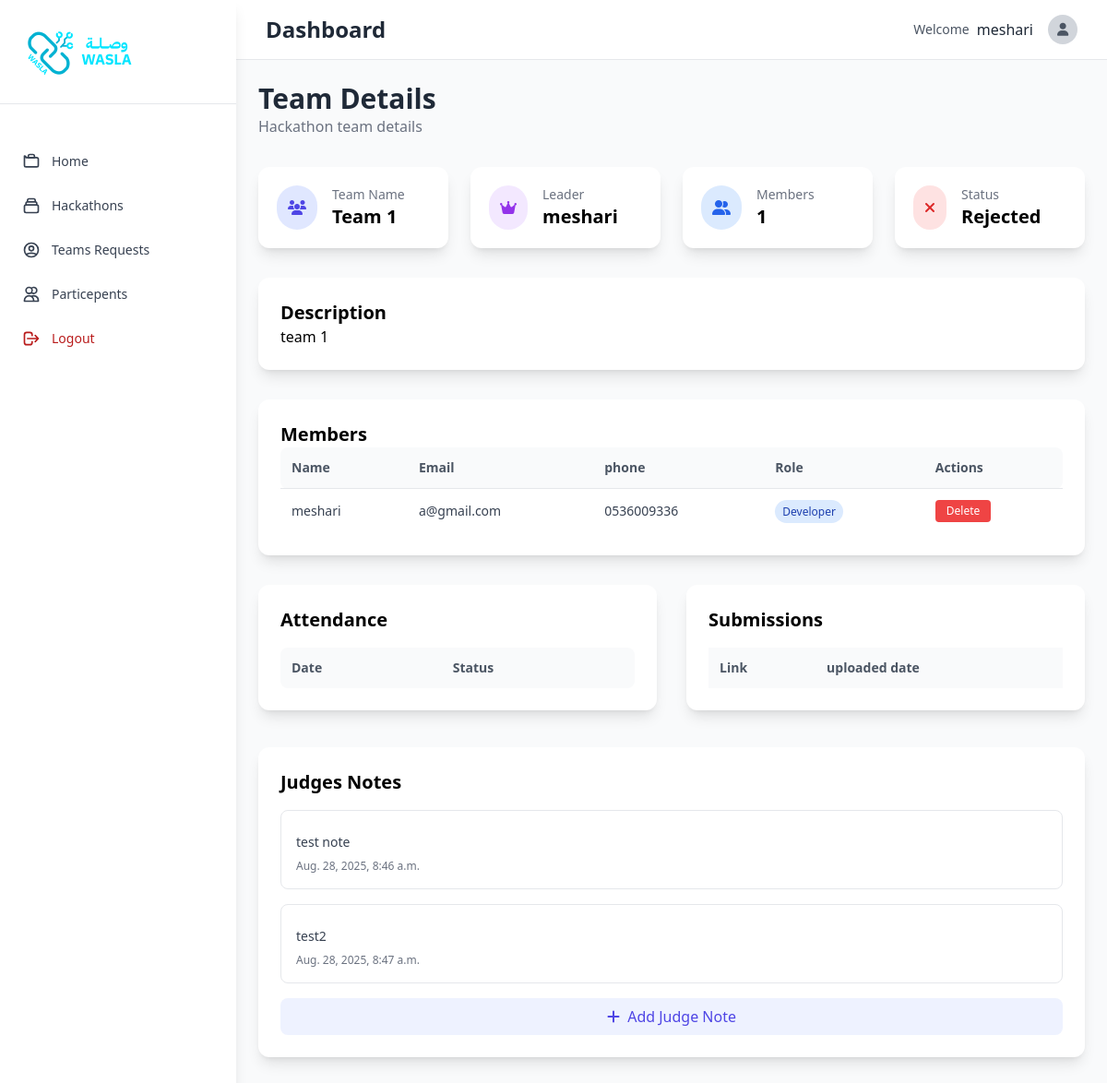
/dashboard/team_details/1/ (signed in), run on the app's committed database.
### dashboard/models.py (models this page shows, shortened)
class Team(models.Model):
    name = models.CharField(max_length=100)
    description = models.TextField()
    leader = models.ForeignKey(User, on_delete=models.CASCADE, related_name='team_leader')
    created_at = models.DateTimeField(auto_now_add=True)
    hackathon = models.ForeignKey(Hackathon, on_delete=models.CASCADE, related_name="hackathon_team")
    track = models.ForeignKey(HackathonTrack, on_delete=models.CASCADE, related_name="hackathon_track")
    status = models.CharField(choices=HackathonTeamStatusChoices.choices, max_length=100)

class TeamMember(models.Model):
     member = models.ForeignKey(User, on_delete=models.CASCADE, related_name="team_member")
     team = models.ForeignKey(Team, on_delete=models.CASCADE, related_name="team_members")

class Profile(models.Model):
    user = models.OneToOneField(User, on_delete=models.CASCADE, related_name='user_profile')
    phone_number = models.CharField(max_length=15,null=True,blank=True)
    github = models.URLField(null=True,blank=True)
    portfolio = models.URLField(null=True,blank=True)
    behance = models.URLField(null=True,blank=True)
    discord = models.CharField(max_length=100,null=True,blank=True)
    skills = models.TextField(max_length=300,null=True, blank=True)
    bio = models.TextField(max_length=500,null=True, blank=True)
    country = models.CharField(max_length=100)
    city = models.CharField(max_length=100)
    linkedin = models.URLField(null=True,blank=True)
    role = models.CharField(max_length=100,null=True,blank=True)
    account_type = models.CharField(max_length=50, choices=ACCOUNT_CHOICES, default='personal')

class JudgeNote(models.Model):
        team= models.ForeignKey(Team, on_delete=models.CASCADE, related_name="team_judges_notes")
        judge = models.ForeignKey(Judge, on_delete=models.CASCADE, related_name="team_judges_notes")
        message = models.TextField()
        created_at = models.DateTimeField(auto_now_add=True)

### dashboard/views.py (the view)
# urls.py: path('team_details/<team_id>/', views.dashboard_team_details_view, name="dashboard_team_details_view"),
def dashboard_team_details_view(request:HttpRequest,team_id:int):
    if not request.user.is_authenticated or not request.user.user_profile.account_type == 'organization':
        return redirect("accounting:accounting_signin")
    try:
        team = models.Team.objects.get(pk=team_id)
        if team:
            return render(request, 'team_details.html', {
                "team":team
            })
    except models.Team.DoesNotExist:
        messages.error(request, "Team not found", "bg-red-600")
        return redirect(request.META.get("HTTP_REFERER"))

### dashboard/templates/team_details.html (shortened to what this page needs)
{% extends 'base.html' %}
{% load static %}
{% block content %}
<main class="p-6 bg-gray-50">
  <div class="flex justify-between items-center mb-8">
    <div>
      <h1 class="text-3xl font-bold text-gray-800">Team Details</h1>
      <p class="text-gray-500">Hackathon team details</p>
    </div>
  </div>
  <div class="grid md:grid-cols-2 lg:grid-cols-4 gap-6 mb-8">
    <div class="bg-white shadow-lg rounded-xl p-5  border-indigo-500 hover:shadow-xl transition duration-300">
      <div class="flex items-center">
        <div class="bg-indigo-100 p-3 rounded-full mr-4">
          <i class="fas fa-users text-indigo-600"></i>
        </div>
        <div>
          <p class="text-gray-500 text-sm">Team Name</p>
          <h2 class="text-xl font-semibold">{{team.name}}</h2>
        </div>
      </div>
    </div>
    <div class="bg-white shadow-lg rounded-xl p-5  border-purple-500 hover:shadow-xl transition duration-300">
      <div class="flex items-center">
        <div class="bg-purple-100 p-3 rounded-full mr-4">
          <i class="fas fa-crown text-purple-600"></i>
        </div>
        <div>
          <p class="text-gray-500 text-sm">Leader</p>
          <h2 class="text-xl font-semibold">{{team.leader.first_name}} </h2>
        </div>
      </div>
    </div>
    <div class="bg-white shadow-lg rounded-xl p-5  border-blue-500 hover:shadow-xl transition duration-300">
      <div class="flex items-center">
        <div class="bg-blue-100 p-3 rounded-full mr-4">
          <i class="fas fa-user-friends text-blue-600"></i>
        </div>
        <div>
          <p class="text-gray-500 text-sm">Members</p>
          <h2 class="text-xl font-semibold">{{team.team_members.count}}</h2>
        </div>
      </div>
    </div>
    {% if team.status == "ACCEPTED" %}
    <div class="bg-white shadow-lg rounded-xl p-5 border-green-500 hover:shadow-xl transition duration-300">
      <div class="flex items-center">
        <div class="bg-green-100 p-3 rounded-full mr-4">
          <i class="fas fa-clipboard-check text-green-600"></i>
        </div>
        <div>
          <p class="text-gray-500 text-sm">Status</p>
          <h2 class="text-xl font-semibold">Accepted</h2>
        </div>
      </div>
    </div>
  {% elif team.status == "REJECTED" %}
    <div class="bg-white shadow-lg rounded-xl p-5 border-red-500 hover:shadow-xl transition duration-300">
      <div class="flex items-center">
        <div class="bg-red-100 p-3 rounded-full mr-4">
          <i class="fas fa-times text-red-600"></i>
        </div>
        <div>
          <p class="text-gray-500 text-sm">Status</p>
          <h2 class="text-xl font-semibold">Rejected</h2>
        </div>
      </div>
    </div>
  {% endif %}
  </div>
  <div class="bg-white shadow-lg rounded-xl p-6 mb-8 hover:shadow-xl transition duration-300">
      <h2 class="text-xl font-bold">Description</h2>
      <p>{{team.description}}</p>
    </div>
  <div class="bg-white shadow-lg rounded-xl p-6 mb-8 hover:shadow-xl transition duration-300">
      <h2 class="text-xl font-bold">Members</h2>
    <div class="overflow-x-auto">
      <table class="w-full text-left">
        <thead class="bg-gray-50 text-gray-600 text-sm">
          <tr>
            <th class="p-3 rounded-l-lg">Name</th>
            <th class="p-3">Email</th>
            <th class="p-3">phone</th>
            <th class="p-3">Role</th>
            <th class="p-3 rounded-r-lg">Actions</th>
          </tr>
        </thead>
        <tbody class="text-gray-700 text-sm">
          {% for member in team.team_members.all %}
          <tr class="border-t hover:bg-gray-50">
            <td class="p-3">{{member.member.first_name}}</td>
            <td class="p-3">{{member.member.email}}</td>
            <td class="p-3">{{member.member.user_profile.phone_number}}</td>
            <td class="p-3"><span class="px-2 py-1 bg-blue-100 text-blue-800 rounded-full text-xs">{{member.member.user_profile.role}}</span></td>
            <td class="p-3">
              <button onclick="confirmDelete(event, '{% url 'dashboard:dashboard_delete_team_member_view' member.id %}')"  class="px-3 py-1 bg-red-500 text-white rounded hover:bg-red-600 text-xs">Delete</button>
                        </td>
          </tr>
          {% endfor %}
        </tbody>
      </table>
    </div>
  </div>
  <div class="grid md:grid-cols-2 gap-8">
    <div class="space-y-8">
      <div class="bg-white shadow-lg rounded-xl p-6 hover:shadow-xl transition duration-300">
        <div class="mb-4">
          <h2 class="text-xl font-bold">Attendance</h2>
        </div>
        <table class="w-full text-left">
          <thead class="bg-gray-50 text-gray-600 text-sm">
            <tr>
              <th class="p-3 rounded-l-lg">Date</th>
              <th class="p-3 rounded-r-lg">Status</th>
            </tr>
          </thead>
        </table>
      </div>
    </div>
    <div class="space-y-8">
      <div class="bg-white shadow-lg rounded-xl p-6 hover:shadow-xl transition duration-300">
        <div class="mb-4">
          <h2 class="text-xl font-bold">Submissions</h2>
        </div>
        <div class="overflow-x-auto">
          <table class="w-full text-left">
            <thead class="bg-gray-50 text-gray-600 text-sm">
              <tr>
                <th class="p-3">Link</th>
                <th class="p-3">uploaded date</th>
              </tr>
            </thead>
          </table>
        </div>
      </div>
      </div>
      </div>
      <div class="bg-white shadow-lg rounded-xl p-6 hover:shadow-xl transition duration-300 my-10">
        <h2 class="text-xl font-bold mb-4">Judges Notes</h2>
        <div class="space-y-4">
          {% for note in team.team_judges_notes.all %}
          <div class="border rounded-lg p-4 hover:bg-gray-50">
            <p class="text-gray-700 text-sm">{{note.message}}</p>
            <div class="mt-2 flex justify-between">
              <span class="text-xs text-gray-500">{{note.created_at}}</span>
            </div>
          </div>
          {% endfor %}
          <button onclick="openNotesModal()" class="w-full py-2 text-indigo-600 bg-indigo-50 hover:bg-indigo-100 rounded-lg transition">
            <i class="fas fa-plus mr-1"></i> Add Judge Note
          </button>
        </div>
      </div>
    </div>
  </div>
{% endblock %}

### dashboard/templates/base.html (shortened to what this page needs)
{% load static %}
<!DOCTYPE html>
<html lang="en">
<head>
    <script src="https://cdn.tailwindcss.com"></script>
    <link rel="stylesheet" href="https://cdnjs.cloudflare.com/ajax/libs/font-awesome/6.4.0/css/all.min.css">
</head>
<body class="bg-gray-50 font-sans">
    <div class="flex h-screen relative">
        <div id="sidebar" class="fixed md:static w-64 bg-white shadow-lg h-full z-30 sidebar-transition sidebar-closed md:sidebar-open">
            <div class="flex items-center justify-between p-6 border-b">
                <div class="flex items-center space-x-2">
                    <img src="{% static 'logo.png' %}" alt="Logo" class="h-16 w-auto">
                </div>
            </div>
            <nav class="px-3 py-10">
              <a href="{% url 'dashboard:dashboard_home_view' %}" class="sidebar-item {% if request.path == '/dashboard/' %} bg-blue-100/40 text-blue-600 {% else %} text-gray-700 {% endif %} flex items-center px-3 py-3 mb-1 text-sm font-medium rounded-lg transition-colors">
                  Home
              </a>
              <a href="{% url 'dashboard:dashboard_hackathons_view' %}" class="sidebar-item flex items-center px-3 py-3 mb-1 text-sm font-medium {% if request.path == '/dashboard/hackathons/' %} bg-blue-100/40 text-blue-600 {% else %} text-gray-700 {% endif %} rounded-lg transition-colors">
                  <svg class="w-5 h-5 mr-3" fill="none" stroke="currentColor" viewBox="0 0 24 24">
                      <path stroke-linecap="round" stroke-linejoin="round" stroke-width="2" d="M19 11H5m14 0a2 2 0 012 2v6a2 2 0 01-2 2H5a2 2 0 01-2-2v-6a2 2 0 012-2m14 0V9a2 2 0 00-2-2M5 11V9a2 2 0 012-2m0 0V5a2 2 0 012-2h6a2 2 0 012 2v2M7 7h10"/>
                  </svg>
                  Hackathons
              </a>
              <a href="{% url 'dashboard:dashboard_teams_requests_view' %}" class="sidebar-item flex items-center px-3 py-3 mb-1 text-sm font-medium {% if request.path == '/dashboard/teams_requests/' %} bg-blue-100/40 text-blue-600 {% else %} text-gray-700 {% endif %} rounded-lg transition-colors">
                <svg class="w-5 h-5 mr-3" fill="none" stroke="currentColor" viewBox="0 0 24 24">
                  <path stroke-linecap="round" stroke-linejoin="round" stroke-width="2" d="M5.121 17.804A13.937 13.937 0 0112 16c2.5 0 4.847.655 6.879 1.804M15 10a3 3 0 11-6 0 3 3 0 016 0zm6 2a9 9 0 11-18 0 9 9 0 0118 0z"/>
                </svg>
                  Teams Requests
              </a>
              <a href="{% url 'dashboard:dashboard_particepents_view' %}" class="sidebar-item flex items-center px-3 py-3 mb-1 text-sm font-medium {% if request.path == '/dashboard/particepents/' %} bg-blue-100/40 text-blue-600 {% else %} text-gray-700 {% endif %} rounded-lg transition-colors">
                <svg class="w-5 h-5 mr-3" fill="none" stroke="currentColor" viewBox="0 0 24 24">
                    <path stroke-linecap="round" stroke-linejoin="round" stroke-width="2" d="M12 4.354a4 4 0 110 5.292M15 21H3v-1a6 6 0 0112 0v1zm0 0h6v-1a6 6 0 00-9-5.197M13 7a4 4 0 11-8 0 4 4 0 018 0z"/>
                </svg>
                  Particepents
              </a>
              <a href="#" class="sidebar-item flex items-center px-3 py-3 mb-1 text-sm font-medium text-red-700 rounded-lg transition-colors">
                <svg class="w-5 h-5 mr-3" fill="none" stroke="currentColor" viewBox="0 0 24 24">
                    <path stroke-linecap="round" stroke-linejoin="round" stroke-width="2" d="M17 16l4-4m0 0l-4-4m4 4H7m6 4v1a3 3 0 01-3 3H6a3 3 0 01-3-3V7a3 3 0 013-3h4a3 3 0 013 3v1" />
                </svg>
                Logout
            </a>
          </nav>
        </div>
        <div class="flex-1 overflow-auto">
            <div class="bg-white shadow-sm border-b px-4 md:px-8 py-4 flex justify-between items-center">
                <h1 class="text-xl md:text-2xl font-bold text-gray-800 md:ml-0">Dashboard</h1>
                <div class="flex items-center space-x-3 md:space-x-4">
                    <div class="flex items-center space-x-2">
                        <span class="text-gray-600 text-sm hidden sm:inline">Welcome</span>
                        <span class="font-medium text-gray-800">{{request.user.first_name}}</span>
                    </div>
                    <div class="w-8 h-8 bg-gray-300 rounded-full flex items-center justify-center">
                        <i class="fas fa-user text-gray-600 text-sm"></i>
                    </div>
                </div>
            </div>
            {% block content %}
            {% endblock %}
</body>
</html>

### dashboard/templates/base.html (style rules this page uses)
.sidebar-transition { transition: transform 0.3s ease-in-out, width 0.3s ease-in-out; }

### data on the page
Team: name "Team 1", leader.first_name "meshari", team_members.count "1", description "team 1"
TeamMember: member.first_name "meshari", member.email "a@gmail.com", member.user_profile.phone_number "0536009336", member.user_profile.role "Developer"
JudgeNote: message "test note", created_at "Aug. 28, 2025, 8:46 a.m."
JudgeNote: message "test2", created_at "Aug. 28, 2025, 8:47 a.m."

### other printed values
{{ request.user.first_name }} "meshari"
